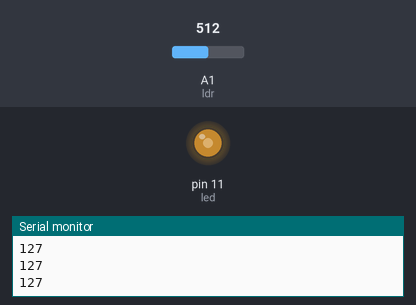
The sketch below on a simulated Arduino Uno, built with avr-gcc and run on an emulated ATmega328P. Parts: output pins drawn as LEDs (lit = HIGH), the last lines printed to the serial monitor. The test bench sets the inputs (shaded band); at power-on: A1 (ldr) = 512.

Above: at 1.2 s.
1.3 s: A1 (ldr) set to 716
At 2.2 s:
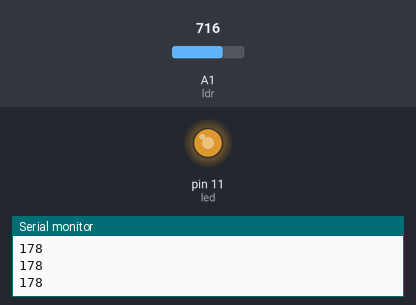
2.8 s: A1 (ldr) set to 900
At 3.5 s:
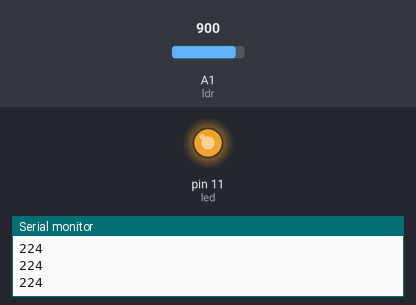
4.3 s: A1 (ldr) set to 122
At 5.5 s:
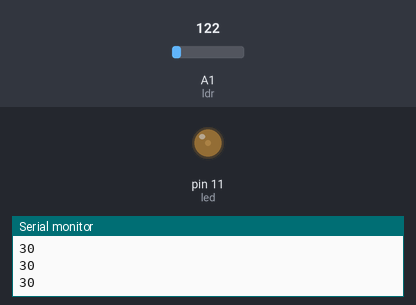
5.8 s: A1 (ldr) set to 0
At 6.8 s:
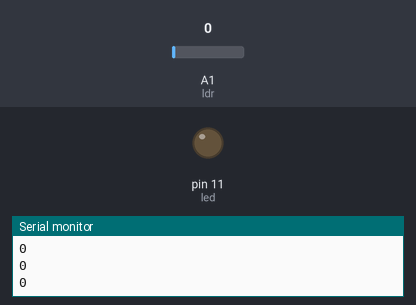
7.3 s: A1 (ldr) set to 511
At 8.0 s:
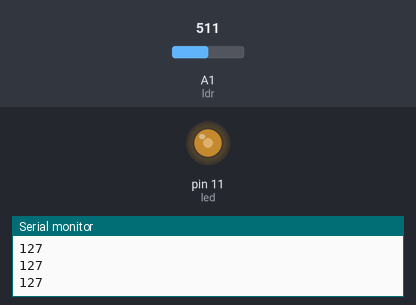
Timing chart, 0 to 9.8 s (numbered marks = the images above; inputs shaded):
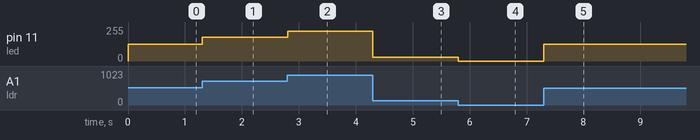

The sketch:

LDRLed.ino
```cpp
#define ldr 1
#define led 11
int luz;

void setup() {
  pinMode(ldr,INPUT);
  pinMode(led,OUTPUT);
  Serial.begin(9600);
}

void loop() {
  luz = analogRead(ldr)/4.0117647059;
  analogWrite(led,luz);
  Serial.println(luz);
}
```

Measured:
- after the input at 1.3 s, pin 11 (led): 127/255 → 178/255 at once
- after the input at 2.8 s, pin 11 (led): 178/255 → 224/255 at once
- after the input at 4.3 s, pin 11 (led): 224/255 → 30/255 at once
- after the input at 5.8 s, pin 11 (led): 30/255 → 0/255 at once
- after the input at 7.3 s, pin 11 (led): 0/255 → 127/255 at once
